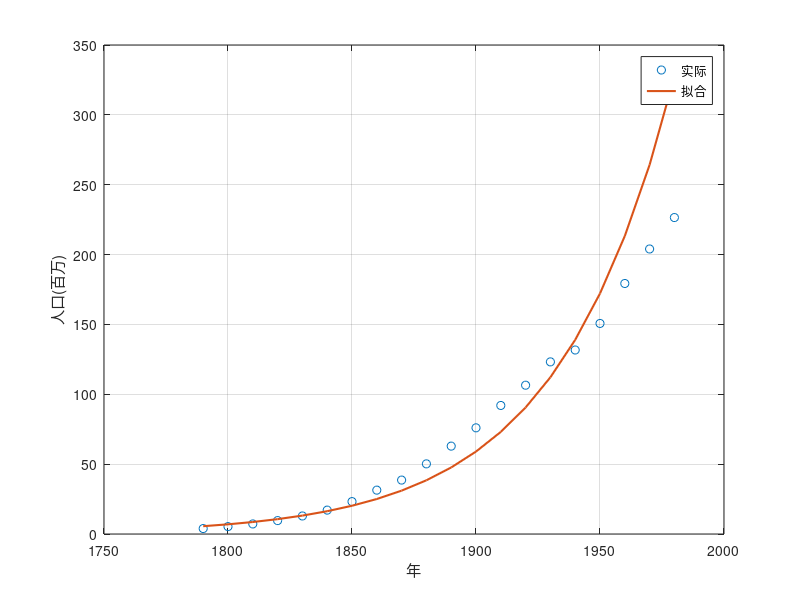

Reproduce this figure in MATLAB.
% 人口数据
t = 1790:10:1980;
x = [3.9 5.3 7.2 9.6 12.9 17.1 23.2 31.4 38.6 50.2 ...
     62.9 76.0 92.0 106.5 123.2 131.7 150.7 179.3 204.0 226.5];

% 最小二乘拟合
p = polyfit(t,log(x),1);

% 求参数
k = p(1);
x0 = exp(p(2));

% 模型预测
y = x0*exp(k*t);

% 误差
dif = y - x;

% 输出参数
disp('x0=');disp(x0)

disp('k=');disp(k)

% 输出预测值和误差
disp('预测人口 与 误差')

[y' dif']

% 作图
plot(t,x,'o',t,y,'-','LineWidth',1.5)

legend('实际','拟合')
xlabel('年')
ylabel('人口(百万)')
grid on
